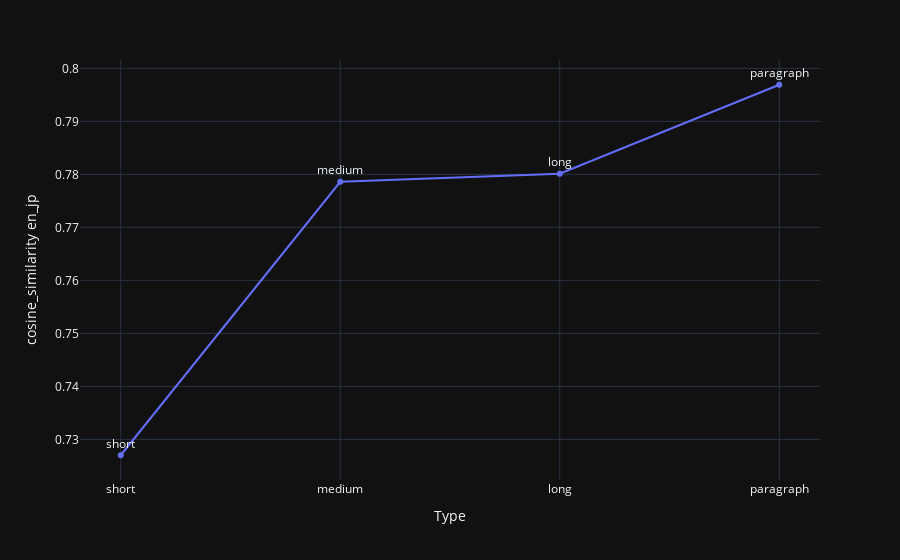

Write notebook code for a chart like this one.
### Code cell
distance_chart = px.line(distance_df, x='Type', y=f'{metric_name} en_jp', text='Type', markers=True)
distance_chart.update_traces(textposition="top center")
distance_chart.write_image('cosine_similarity_en_jp_effect_of_length.png')
distance_chart.show()

### Figure 1 — Plotly figure (JSON) as saved in the notebook; plotly's stock layout.template omitted (floating-point values rounded to 4 significant figures)
{"data": [{"hovertemplate": "Type=%{text}<br>cosine_similarity en_jp=%{y}<extra></extra>", "legendgroup": "", "line": {"color": "#636efa", "dash": "solid"}, "marker": {"symbol": "circle"}, "mode": "lines+markers+text", "name": "", "orientation": "v", "showlegend": false, "text": ["short", "medium", "long", "paragraph"], "x": ["short", "medium", "long", "paragraph"], "xaxis": "x", "y": [0.727, 0.7786, 0.7801, 0.7969], "yaxis": "y", "type": "scatter", "textposition": "top center"}], "layout": {"xaxis": {"anchor": "y", "domain": [0.0, 1.0], "title": {"text": "Type"}}, "yaxis": {"anchor": "x", "domain": [0.0, 1.0], "title": {"text": "cosine_similarity en_jp"}}, "legend": {"tracegroupgap": 0}, "margin": {"t": 60}}}
